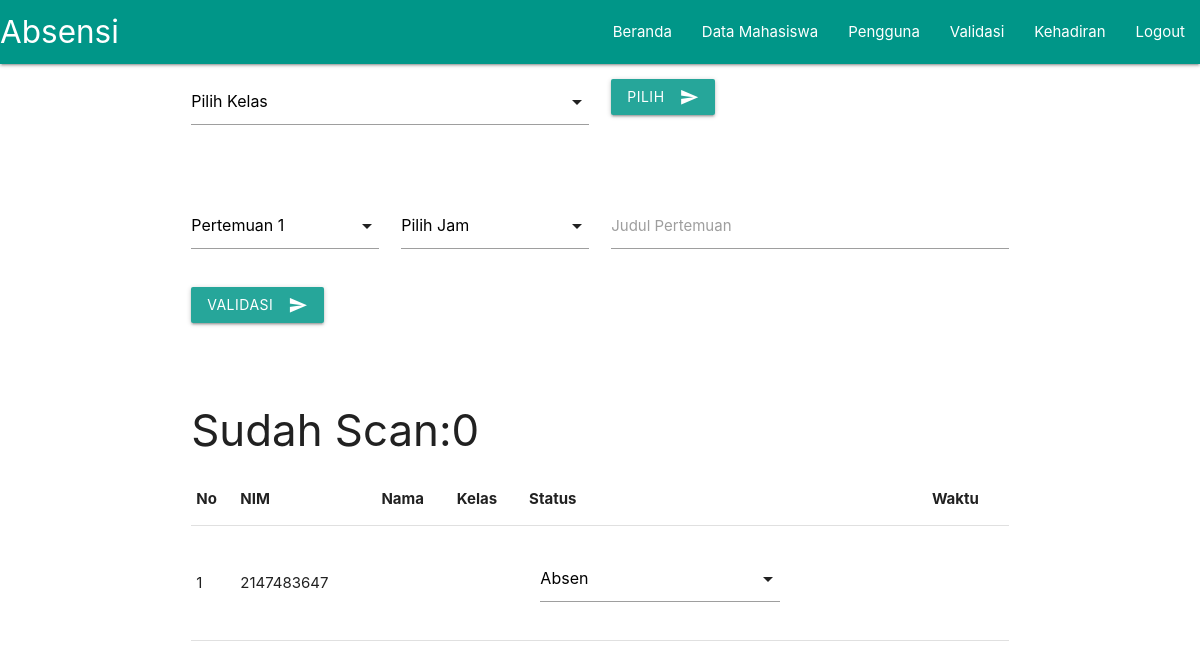
Page /index.php?page=validasi (signed in) on the earlier database version.
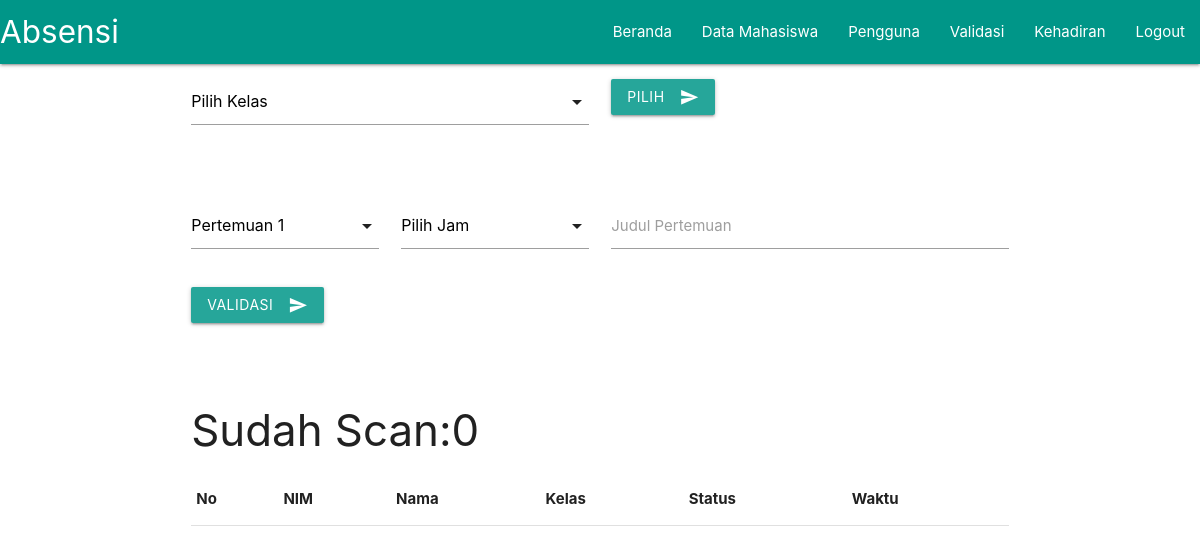
Same page on the later database version.
### tables this page shows
CREATE TABLE `tbl_mahasiswa` (
  `id` int(4) NOT NULL,
  `UID` varchar(40) NOT NULL,
  `nim` int(10) NOT NULL,
  `nama` varchar(40) NOT NULL,
  `kelas` varchar(5) NOT NULL
);

### page/validasi.php (the view, shortened to what this page needs)
<div class="row">
  <form method="get" action="index.php?page=validasi" class="col s12 form-user">
    <div class="row">
      <div class="input-field col m6 s12">
      </div>
      <div class="input-field col m6 s12">
        <button class="btn waves-effect waves-light" type="submit" name="page" value="validasi">Pilih
          <i class="material-icons right">send</i>
        </button>
      </div>
    </div>
  </form>
</div>
<form method="post" action="">
<div class="row">
    <div class="row">
      <div class="input-field col m3 s12">
          <?php
          $kelas=$_GET['kelas'];
          ?>
      </div>
      <div class="input-field col m3 s12">
      </div>
      <div class="input-field col m6 s12">
        <input id="judul_pertemuan" name="judul_pertemuan" type="text" class="validate" required>
        <label for="judul_pertemuan">Judul Pertemuan</label>
      </div>
      <div class="input-field col m6 s12">
        <button class="btn waves-effect waves-light" type="submit"  onclick="return confirm('Apakah Anda Yakin Validasi ?');" name="kirim" value="1">Validasi
          <i class="material-icons right">send</i>
        </button>
      </div>
    </div>
</div>
<div class="row">
  <div class="col s12">
    <table>
    <thead>
      <tr>
          <th>No</th>
          <th>NIM</th>
          <th>Nama</th>
          <th>Kelas</th>
          <th>Status</th>
          <th>Waktu</th>
      </tr>
    </thead>
    <?php
    $result_mahasiswa=mysqli_query($conn, "SELECT * FROM tbl_mahasiswa WHERE kelas='$kelas'");
    $i=1;
    $scan=0;
    while ($rows=mysqli_fetch_assoc($result_mahasiswa)):
    ?>
    <tr>
      <td><?= $i++ ?></td>
      <td><?= $rows['nim']?></td>
      <td><?= $rows['nama']?></td>
      <td><?= $rows['kelas']?></td>
      <td>
        <div class="input-field col s12 m8">
            <?php
            $a=$rows['UID'];
            $result_log=mysqli_query($conn, "SELECT * FROM tbl_log WHERE UID='$a'");
            $row_log=mysqli_fetch_assoc($result_log);
              ?>
        </div>
    </td>
      <td><?= $row_log['waktu'] ; ?></td>
    </tr>
    <?php endwhile;
    echo '<h3>Sudah Scan:'.$scan.'</h3>';?>
  </table>
  </div>
</div>
</form>

### index.php (shortened to what this page needs)
<?php
  if ($_COOKIE['id_user']) {
    $id_user=$_COOKIE['id_user'] ;
  }else{
  $id_user=$_SESSION['id_user'] ;
  }
  include "config.php";
  $result_user=mysqli_query($conn, "SELECT nama, level FROM tbl_user WHERE id_user=$id_user");
  $data_user=mysqli_fetch_assoc($result_user);
	?>
<!DOCTYPE html>
<html>
  <head>
    <link href="css/material-icons.css" rel="stylesheet">
    <link type="text/css" rel="stylesheet" href="css/materialize.min.css"  media="screen,projection"/>
  </head>
  <body>
    <nav class="teal">
      <div class="nav-wrapper">
        <a href="#" class="brand-logo">Absensi</a>
        <ul id="nav-mobile" class="right hide-on-med-and-down">
          <li><a href="?page=dashboard">Beranda</a></li>
          <?php
            if ($data_user['level']=="admin") {
              echo '
							<li><a href="?page=mahasiswa">Data Mahasiswa</a></li>
							<li><a href="?page=user">Pengguna</a></li>';
            }
           ?>
          <li><a href="?page=validasi">Validasi</a></li>
          <li><a href="?page=kehadiran">Kehadiran</a></li>
          <li><a href="logout.php">Logout</a></li>
        </ul>
      </div>
    </nav>
    <div class="container">
      <?php
        if(isset($_GET['page'])){
          $page = $_GET['page'];
          switch ($page) {
            case 'validasi':
              include "page/validasi.php";
              break;
          }
        }else{
          include "page/dashboard.php";
        }
       ?>
    </div>
  </body>
</html>

Differences in the rows shown:
removed tbl_mahasiswa: nim "2147483647"
